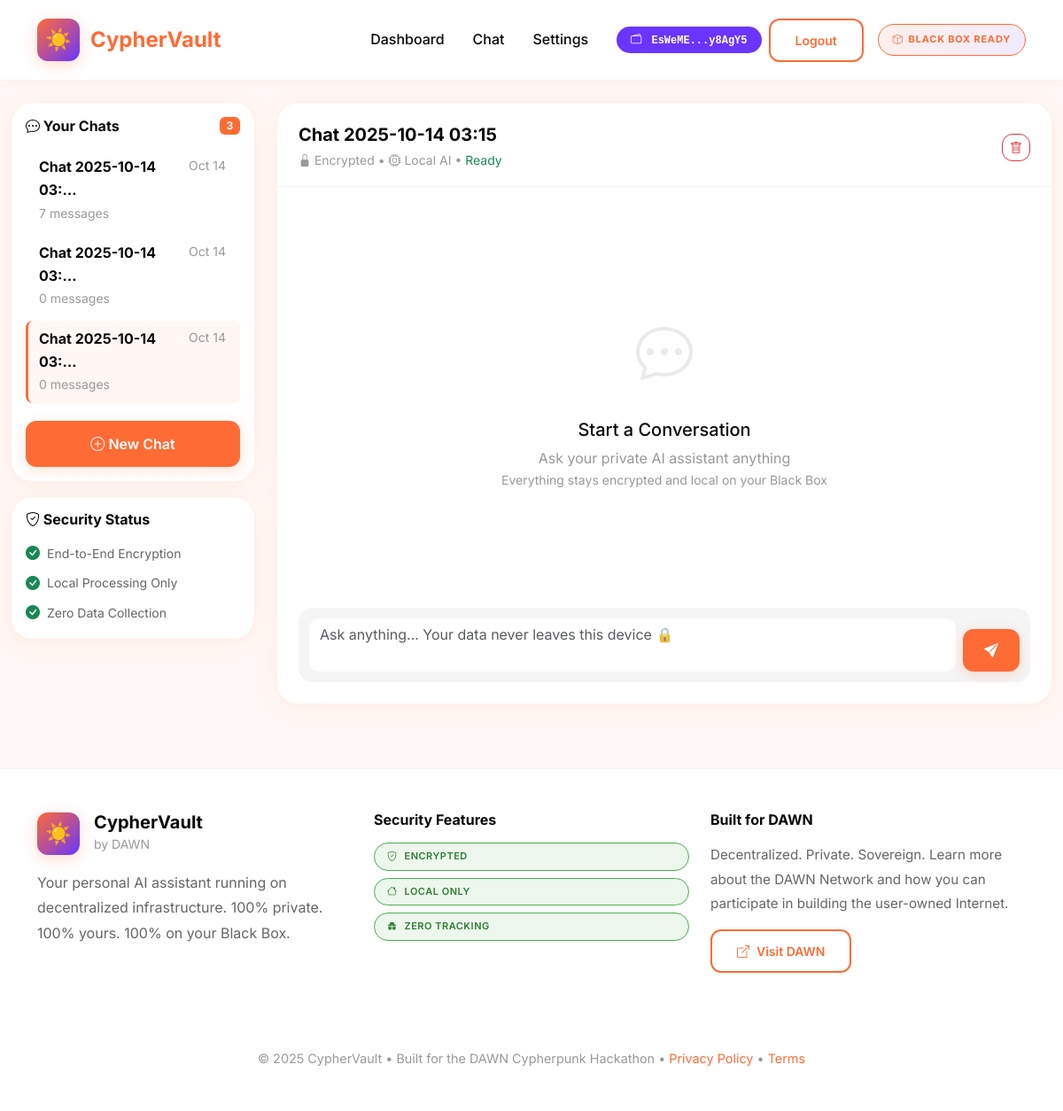
Page /chat/49/ (signed in) on the earlier database version.
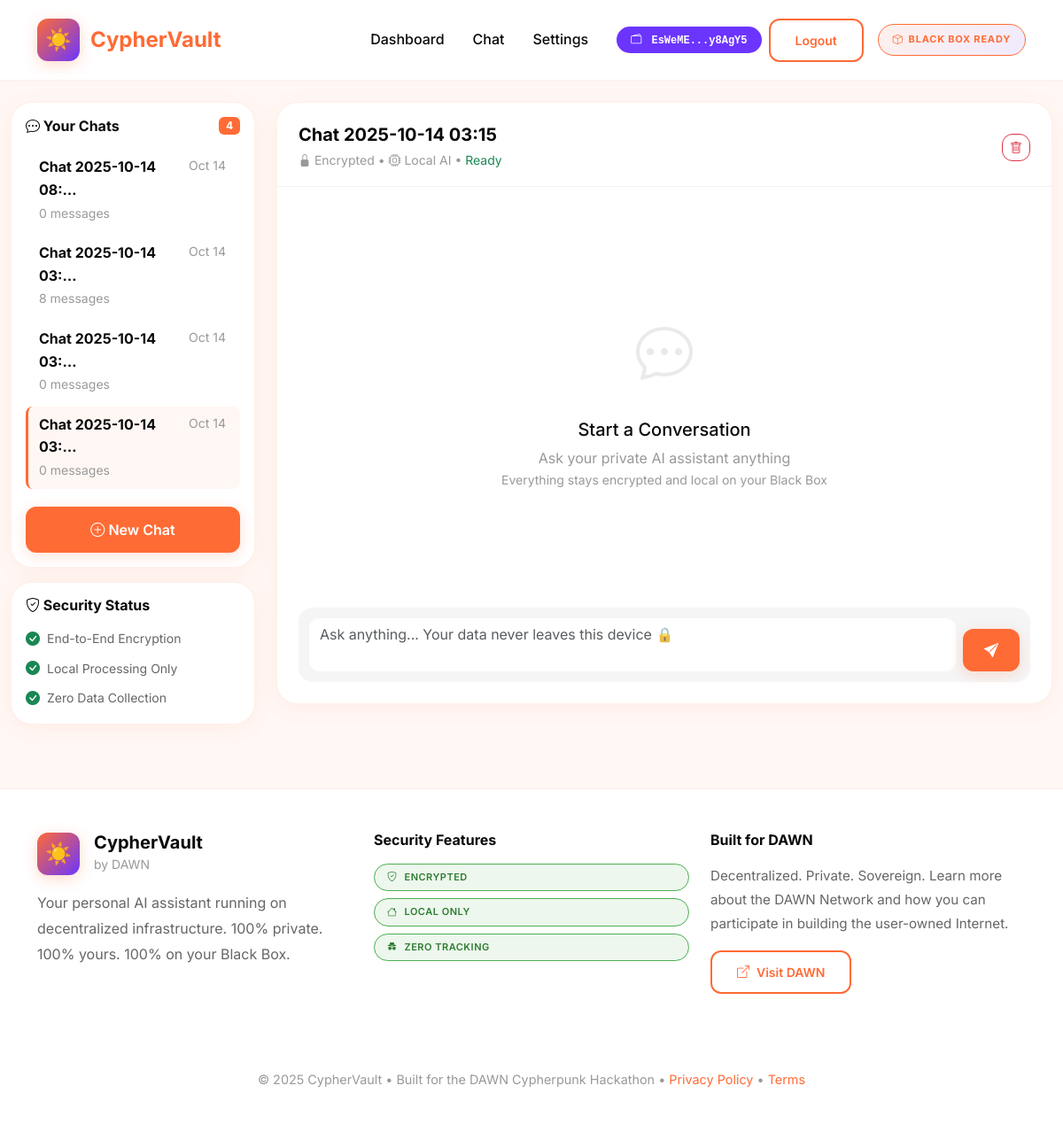
Same page on the later database version.
### core/models.py (models this page shows, shortened)
class Conversation(models.Model):
    user = models.ForeignKey(User, on_delete=models.CASCADE)
    title = models.CharField(max_length=200, default="New Conversation")
    created_at = models.DateTimeField(auto_now_add=True)
    updated_at = models.DateTimeField(auto_now=True)
    is_active = models.BooleanField(default=True)
    is_encrypted = models.BooleanField(default=True)
    class Meta:
        ordering = ['-updated_at']
    def get_message_count(self):
        return self.messages.count()

### core/views.py (the view, shortened to what this page needs)
# urls.py: path('chat/', views.chat_view, name='chat'),
@login_required
def chat_view(request, conversation_id=None):
    if conversation_id:
        conversation = get_object_or_404(Conversation, id=conversation_id, user=request.user)
    else:
        conversation = Conversation.objects.create(
            user=request.user,
            title=f"Chat {timezone.now().strftime('%Y-%m-%d %H:%M')}"
        )
        return redirect('chat_with_id', conversation_id=conversation.id)
    conversations = Conversation.objects.filter(user=request.user, is_active=True)
    messages = conversation.messages.all().order_by('timestamp')
    chat_messages = []
    context = {
        'conversation': conversation,
        'conversations': conversations,
        'chat_messages': chat_messages,
    }
    return render(request, 'chat.html', context)

### templates/chat.html (shortened to what the changed rows need)
{% extends 'base.html' %}
{% load static %}
{% load custom_filters %}
{% block content %}
<div class="container-fluid py-4" style="background: var(--dawn-cream);">
    <div class="row">
        <div class="col-md-3">
            <div class="dawn-card p-3 mb-3">
                <div class="d-flex justify-content-between align-items-center mb-3">
                    <h6 class="mb-0 fw-bold" style="color: var(--dawn-dark);">
                        <i class="bi bi-chat-dots"></i> Your Chats
                    </h6>
                    <span class="badge" style="background: var(--dawn-orange); color: white;">{{ conversations.count }}</span>
                </div>
                <div class="list-group list-group-flush" style="max-height: 50vh; overflow-y: auto;">
                    {% for conv in conversations %}
                    <a href="{% url 'chat_with_id' conv.id %}"
                        class="list-group-item bg-transparent border-0 {% if conv.id == conversation.id %}active-chat{% endif %}"
                        style="border-left: 3px solid {% if conv.id == conversation.id %}var(--dawn-orange){% else %}transparent{% endif %} !important; padding-left: 12px; color: var(--dawn-dark); border-radius: 8px; margin-bottom: 4px;">
                        <div class="d-flex justify-content-between align-items-start">
                            <div style="flex: 1;">
                                <div class="fw-bold">{{ conv.title|truncatechars:20 }}</div>
                                <small style="color: #999;">{{ conv.get_message_count }} messages</small>
                            </div>
                            <small style="color: #999;">{{ conv.updated_at|date:"M d" }}</small>
                        </div>
                    </a>
                    {% empty %}
                    <div class="text-center py-3" style="color: #999;">
                        <p>No conversations yet</p>
                    </div>
                    {% endfor %}
                </div>
            </div>
        </div>
        <div class="col-md-9">
            <div class="dawn-card p-0" style="height: 85vh; display: flex; flex-direction: column; overflow: hidden;">
                <div class="d-flex justify-content-between align-items-center px-4 pt-4 pb-3"
                    style="border-bottom: 1px solid rgba(0,0,0,0.05); flex-shrink: 0;">
                    <div>
                        <h5 class="mb-1 fw-bold" style="color: var(--dawn-dark);">{{ conversation.title }}</h5>
                        <small style="color: #999;">
                            <i class="bi bi-lock-fill"></i> Encrypted •
                            <i class="bi bi-cpu"></i> Local AI •
                            <span id="status-indicator" class="text-success">Ready</span>
                        </small>
                    </div>
                </div>
            </div>
        </div>
    </div>
</div>
{% endblock %}

Differences in the rows shown:
added Conversation: title "Chat 2025-10-14 08:…", get_message_count "0", updated_at "Oct 14"
computed for Conversation (number 2 of 4 on the later page): get_message_count "7" → "8"
Other differences:
{{ conversations.count }}: "3" → "4"
